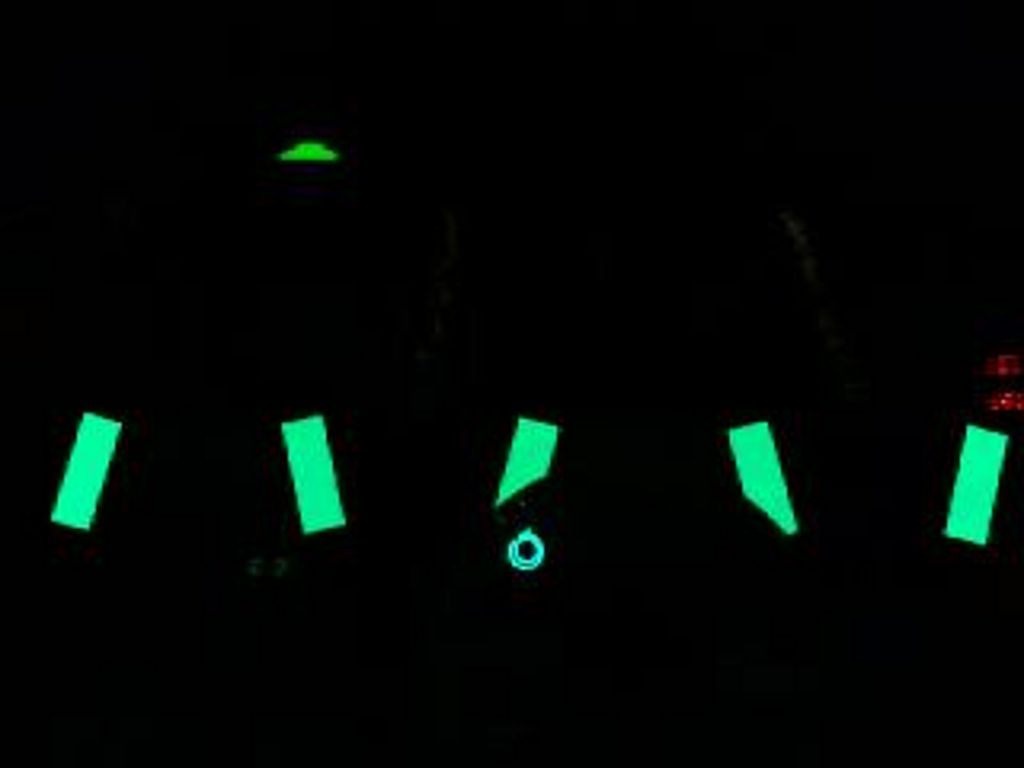
#> input picture taget.jpg, 1024 x 768 px, given in place of the camera
$ python DoubleSlit.py   (older library calls are emulated)
#> lines starting #> are read from the running program, lines starting #| are printed output that depends on the picture; after the words box and inside, x2 and y2 are one past the last pixel; in counts of white or black regions, pixels touching at a corner belong together; long printed decimals are rounded
import cv2
import numpy as np

# Selecting camera
cap = cv2.VideoCapture(2)

# FOV of the camera
FOV = 57.62158749


# Stuff
def nothing(x):
    pass


# Makes the window
cv2.namedWindow('image')
# [9 lines of commented-out code are left out]
HEIGHT, WIDTH, IDK = cap.read()[1].shape
#> HEIGHT = 768; WIDTH = 1024; IDK = 3

# DO this forever
while (1):

    # Get frame
    _, frame = cap.read()
#> frame is the input picture: shape (768, 1024, 3); mean B, G, R 5.1, 8, 1.3

    # Convert to HSV
    hsv = cv2.cvtColor(frame, cv2.COLOR_BGR2HSV)
#> hsv: shape (768, 1024, 3); mean H, S, V 25.3, 76.6, 8.4

    # Set upper and lower boundary
    upper_red = np.array([209, 196, 255])
    lower_red = np.array([0, 0, 33])

    # [122.54347826086956, 43.93478260869565, 80.30434782608695]

    # lower_red = np.array([cv2.getTrackbarPos('HL','image'), cv2.getTrackbarPos('SL','image'), cv2.getTrackbarPos('VL','image')])
    # upper_red = np.array([cv2.getTrackbarPos('HU','image'), cv2.getTrackbarPos('SU','image'), cv2.getTrackbarPos('VU','image')])

    # Create mask
    mask = cv2.inRange(hsv, lower_red, upper_red)
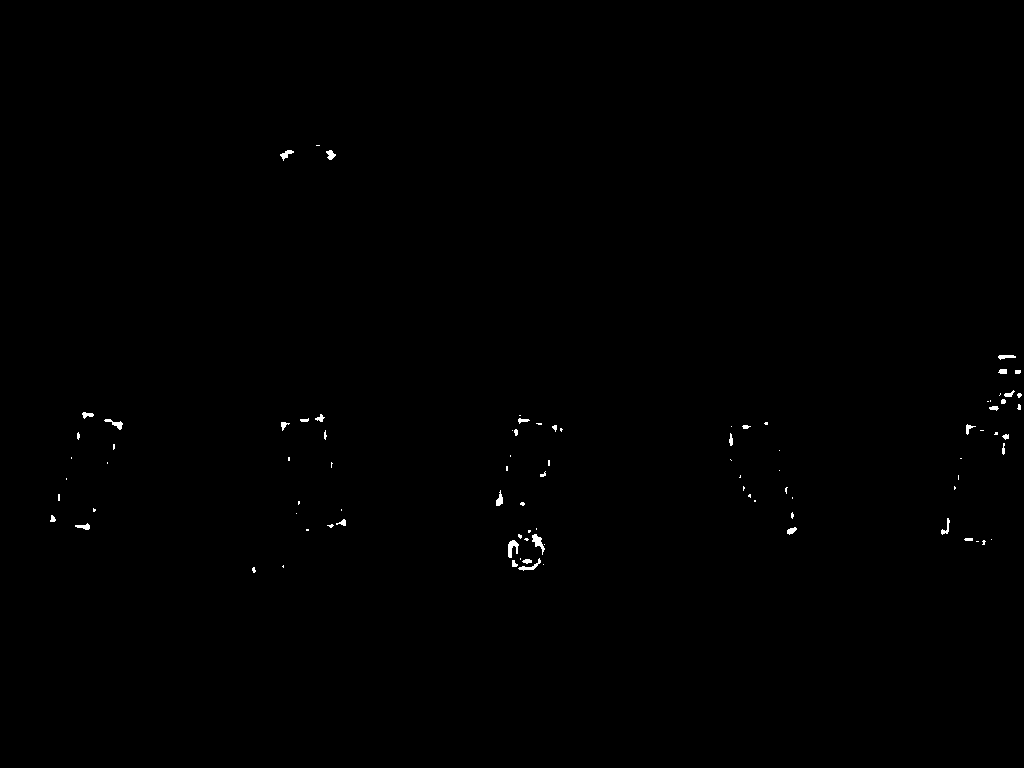
#> mask: shape (768, 1024); 0.25% white; 92 white regions (58 under 20 px)
    # res = cv2.bitwise_and(frame,frame, mask= mask)

    im2, cnts, hierarchy = cv2.findContours(mask.copy(), cv2.RETR_LIST, cv2.CHAIN_APPROX_SIMPLE)
#> cnts = 92 contours, 70 with area under 20; largest, box (x1, y1, x2, y2) and area: (532, 534, 545, 555) 85, (508, 540, 519, 558) 84, (104, 419, 123, 430) 56, (518, 558, 541, 571) 55, (280, 150, 294, 161) 48
    cnts = sorted(cnts, key=cv2.contourArea, reverse=True)[:2]
#> cnts = 2 contours; box (x1, y1, x2, y2) and area: (532, 534, 545, 555) 85, (508, 540, 519, 558) 84

    # print(cnts)

    rects = []
    points = []

    for c in cnts:
        peri = cv2.arcLength(c, True)
        approx = cv2.approxPolyDP(c, 0.02 * peri, True)
        x, y, w, h = cv2.boundingRect(approx)

        if h >= 30 and w >= 30:
            # print(FOV * (x - W // 2) / W, y - H // 2)

            # if height is enough
            # create rectangle for bounding
            rect = (x, y, w, h)
            rects.append(rect)

            points.append((x + w // 2, y + h // 2))

            cv2.rectangle(frame, (x, y), (x + w, y + h), (0, 255, 0), 1);
#> this loop made 2 passes
#> (peri, x, y, w, h) on passes 1 to 2: (59.46, 532, 534, 13, 21), (62.38, 508, 540, 11, 18)
#> after the loop, points = []; rects = []

    if len(points) == 2:
        mx = (points[0][0] + points[1][0]) // 2
        my = (points[0][1] + points[1][1]) // 2

        # cv2.circle(frame, points[0], 20, (0, 0, 255), 1)
        # cv2.circle(frame, points[1], 20, (0, 0, 255), 1)

        angle = FOV * (mx / WIDTH) - FOV // 2

        if int(angle) > 0:
            move = 'move right!'
        elif int(angle) < 0:
            move = 'move left!'
        else:
            move = 'don\'t move!'

        cv2.circle(frame, (mx, my), 20, (0, 0, 255), 1)
        cv2.putText(frame, 'TARGET AQUIREDDD!!!!!! Angle to center: %i degrees | (This means you %s)' % (angle, move),
                    (20, 20), cv2.FONT_HERSHEY_SIMPLEX, 0.4, (0, 0, 255), 1, cv2.LINE_AA)
        print(angle)
    else:
        cv2.putText(frame, 'Target not found', (20, 20), cv2.FONT_HERSHEY_SIMPLEX, 0.4, (255, 255, 255), 1, cv2.LINE_AA)
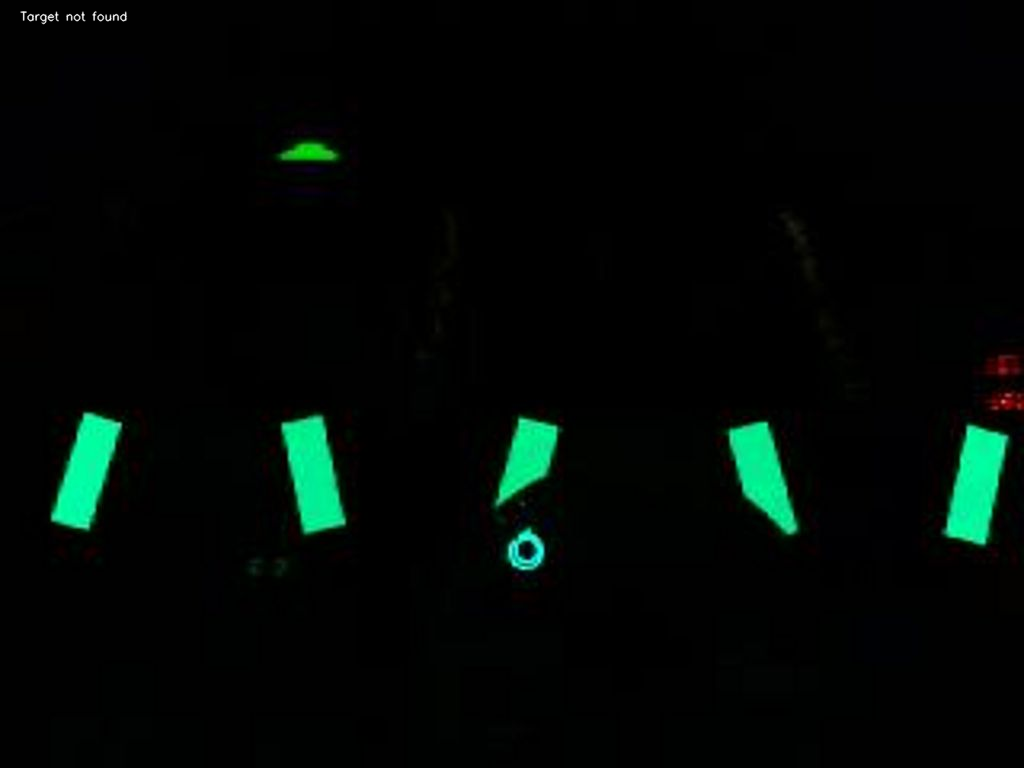
#> frame: shape (768, 1024, 3); 0.09% of pixels changed, all inside (x1, y1, x2, y2) = (20, 10, 128, 25)

    """
    for r in range(len(rects)):

        for runner
    """

    res = cv2.bitwise_and(frame, frame, mask=mask)

    cv2.imshow('frame', frame)
    cv2.imshow('image', mask)
    cv2.imshow('res', res)

    k = cv2.waitKey(5) & 0xFF
#> (key Esc is pressed here)
    if k == 27:
        break

cv2.destroyAllWindows()
cap.release()

$ run again, on manydark.png
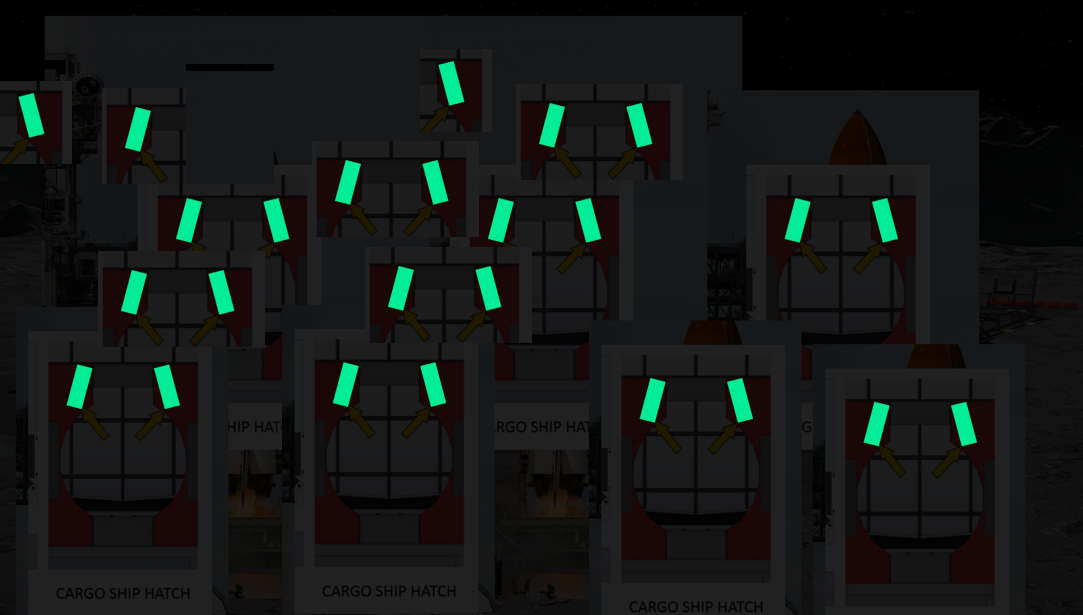
#> input picture manydark.png, 1083 x 615 px, given in place of the camera
#> HEIGHT = 615; WIDTH = 1083; IDK = 3
#> frame is the input picture: shape (615, 1083, 3); mean B, G, R 22.6, 24.6, 20.4
#> hsv: shape (615, 1083, 3); mean H, S, V 60.8, 45.1, 27.3
#> mask: shape (615, 1083); 11.1% white; 725 white regions (688 under 20 px)
#> `im2, cnts, hierarchy = cv2.findContours(mask.copy(), cv2.RETR_LIST, cv..`: cnts = 751 contours, 698 with area under 20; largest, box (x1, y1, x2, y2) and area: (602, 345, 785, 615) 47134, (826, 369, 1009, 615) 42770, (843, 377, 997, 609) 35245, (619, 353, 773, 585) 35126, (29, 251, 212, 615) 13924
#> `cnts = sorted(cnts, key=cv2.contourArea, reverse=True)[:2]`: cnts = 2 contours; box (x1, y1, x2, y2) and area: (602, 345, 785, 615) 47134, (826, 369, 1009, 615) 42770
#> the loop `for c in cnts:` made 2 passes
#> (peri, approx, x, y, w, h) on passes 1 to 2: (950.4, [[602, 345], [602, 614], [784, 614], [784, 345]], 602, 345, 183, 270), (914.5, [[826, 369], [826, 614], [1007, 614], [1008, 369]], 826, 369, 183, 246)
#> after the loop `for c in cnts:`:
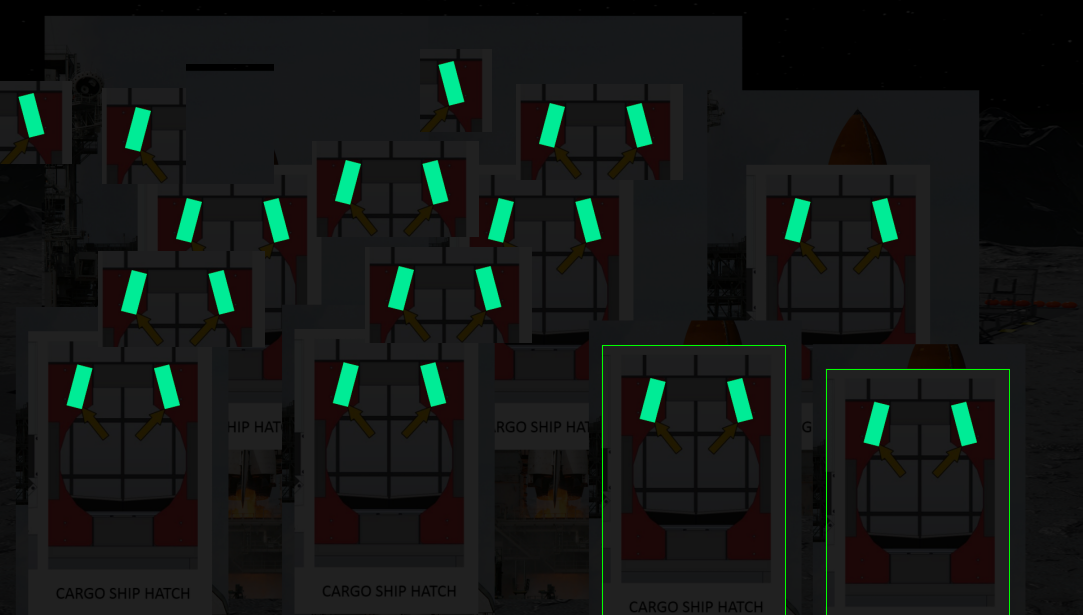
#> frame: shape (615, 1083, 3); 0.21% of pixels changed, all inside (x1, y1, x2, y2) = (602, 345, 1010, 615)
#> after the loop `for c in cnts:`: points = [(693, 480), (917, 492)]; rects = [(602, 345, 183, 270), (826, 369, 183, 246)]
#> mx = 805
#> my = 486
#> angle = 14.83
#| 14.830
#> `res = cv2.bitwise_and(frame, frame, mask=mask)`:
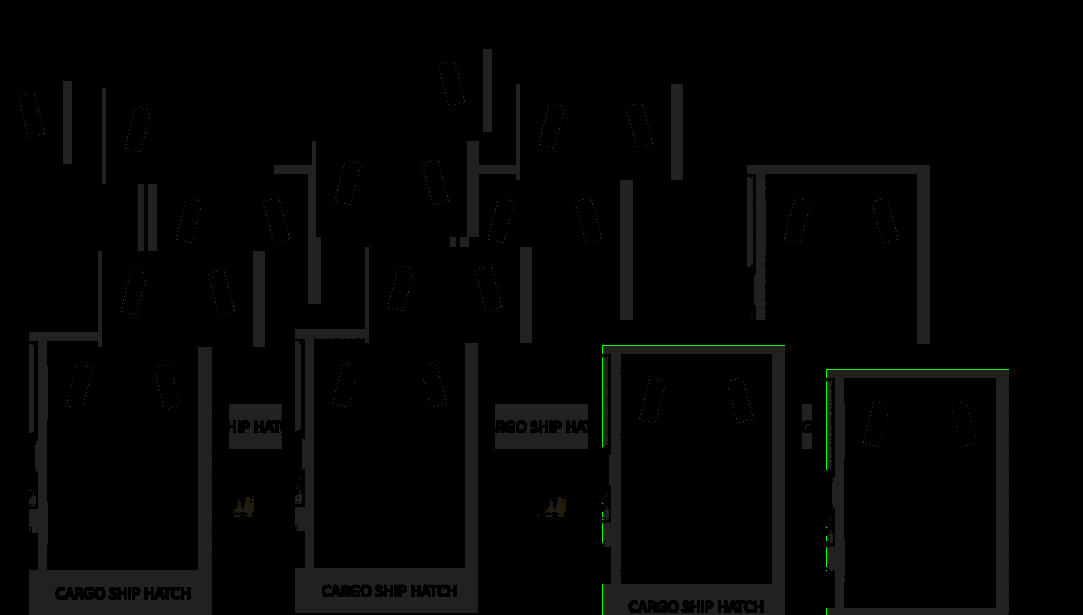
#> res: shape (615, 1083, 3); mean B, G, R 3.6, 3.9, 3.6
